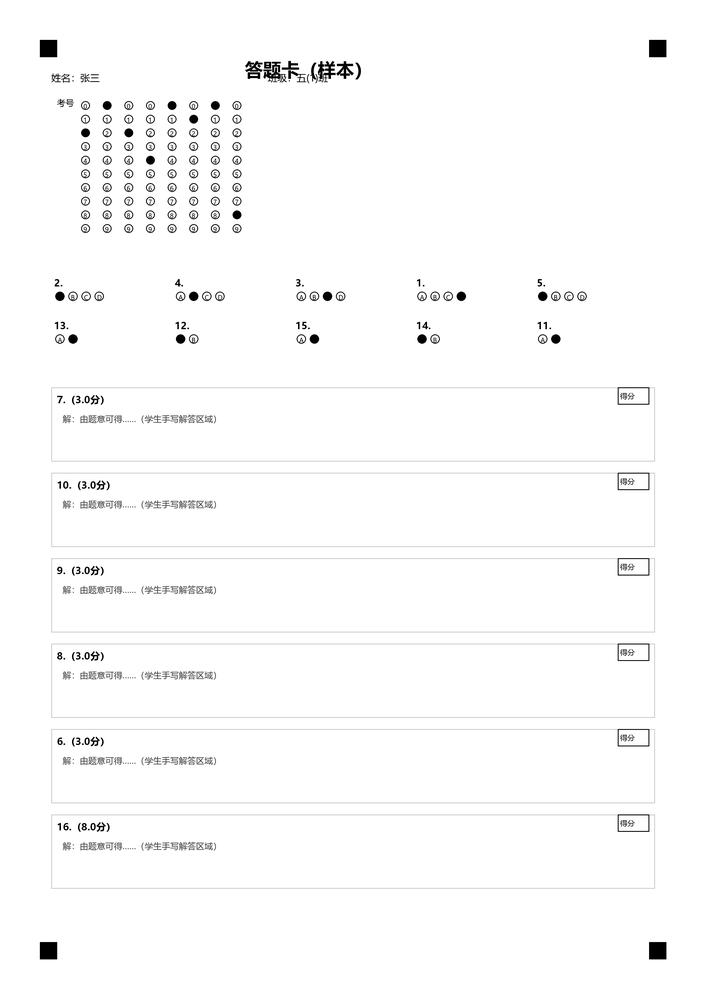
#> input picture ocr-service/samples/filled_sheet.png, 706 x 999 px, shrunk from 2480 x 3508 before the run
$ python -i blank.py   (imports and definitions only)
#> lines starting #> are read from the running program, lines starting #| are printed output that depends on the picture; after the words box and inside, x2 and y2 are one past the last pixel; in counts of white or black regions, pixels touching at a corner belong together
"""
填空题横线还原

试卷里的填空位是"印刷直线"，OCR 引擎检测不到对应的字形，通常会整条丢弃，
导致题干里的空彻底丢失（或只识别出零星符号）。

本模块用形态学把这些横线找出来，再按它在行内的**横坐标比例**
把「（　　）」插回对应文字行，从而还原成可读的填空形式。
"""
from __future__ import annotations

import logging

import cv2
import numpy as np

log = logging.getLogger("blank")

# 插入文本：左右括号（中间两个全角空格，便于人工填写）
BLANK_TEXT = "（　　）"


def get_ink(gray: np.ndarray) -> np.ndarray:
    """白底黑字 -> 墨迹掩膜（字为 255）"""
    blur = cv2.GaussianBlur(gray, (3, 3), 0)
    binary = cv2.adaptiveThreshold(
        blur, 255, cv2.ADAPTIVE_THRESH_GAUSSIAN_C, cv2.THRESH_BINARY_INV, 31, 15,
    )
    kernel = np.ones((2, 2), np.uint8)
    return cv2.morphologyEx(binary, cv2.MORPH_OPEN, kernel)


def detect_blank_lines(gray: np.ndarray, ink: np.ndarray | None = None) -> list[tuple[int, int, int, int]]:
    """
    检测填空横线，返回 [(x, y, w, h)]（图像原坐标）。

    判定依据：水平细长、内部墨迹密实、上下有留白（区别于表格线/下划线）。
    """
    h, w = gray.shape[:2]
    if ink is None:
        ink = get_ink(gray)

    min_len = max(40, int(w * 0.035))      # 太短的短线多半是笔画
    max_len = int(w * 0.55)                # 过长的多半是表格边框/分隔线
    max_thick = max(6, int(h * 0.004))     # 填空横线很薄

    # 横向开运算：只保留足够长的水平线段
    horiz = cv2.morphologyEx(
        ink, cv2.MORPH_OPEN,
        cv2.getStructuringElement(cv2.MORPH_RECT, (min_len, 1)),
    )
    contours, _ = cv2.findContours(horiz, cv2.RETR_EXTERNAL, cv2.CHAIN_APPROX_SIMPLE)

    out: list[tuple[int, int, int, int]] = []
    for c in contours:
        x, y, bw, bh = cv2.boundingRect(c)
        if bw < min_len or bw > max_len or bh > max_thick:
            continue
        roi = ink[y:y + bh, x:x + bw]
        if roi.size == 0:
            continue
        # 线本身应当是实心的
        if float(np.count_nonzero(roi)) / float(roi.size) < 0.6:
            continue
        # 上下要有留白：紧贴文字的下划线/表格线不算填空位
        pad = max(3, bh * 2)
        above = ink[max(0, y - pad):y, x:x + bw]
        below = ink[y + bh:y + bh + pad, x:x + bw]
        for nb in (above, below):
            if nb.size and float(np.count_nonzero(nb)) / float(nb.size) > 0.2:
                break
        else:
            out.append((x, y, bw, bh))

    out = _filter_grid_lines(out)
    if out:
        log.info("检测填空横线 %d 处", len(out))
    return out


def _filter_grid_lines(items: list[tuple[int, int, int, int]]) -> list[tuple[int, int, int, int]]:
    """
    剔除表格/装饰性的重复横线：同一列（x、宽度接近）出现 3 条以上
    且纵向间距均匀时，认定为表格线而非填空位。
    """
    groups: list[list[tuple[int, int, int, int]]] = []
    for it in items:
        x, y, w, h = it
        placed = False
        for g in groups:
            if abs(g[0][0] - x) <= 20 and abs(g[0][2] - w) <= max(20, 0.15 * w):
                g.append(it)
                placed = True
                break
        if not placed:
            groups.append([it])

    kept: list[tuple[int, int, int, int]] = []
    dropped = 0
    for raw in groups:
        g = sorted(raw, key=lambda t: t[1])
        if len(g) >= 3:
            # 用相邻间距的"中位数"找规则重复线，避免少量噪声线影响整体判定
            gaps = [g[i + 1][1] - g[i][1] for i in range(len(g) - 1)]
            med = sorted(gaps)[len(gaps) // 2]
            regular = set()
            for i, gp in enumerate(gaps):
                if abs(gp - med) <= max(20, 0.3 * med):
                    regular.add(i)
                    regular.add(i + 1)
            if len(regular) >= 3:
                for i, t in enumerate(g):
                    if i not in regular:
                        kept.append(t)
                    else:
                        dropped += 1
                continue
        kept.extend(g)
    if dropped:
        log.info("过滤表格/重复横线 %d 条", dropped)
    return kept


def _insert_one(text: str, pos: int) -> str:
    pos = max(0, min(len(text), pos))
    return text[:pos] + BLANK_TEXT + text[pos:]


# [44 lines left out: function insert_blanks, not called in this run]

>>> import cv2
>>> picture = cv2.imread('samples/filled_sheet.png', cv2.IMREAD_GRAYSCALE)
#> picture is the input picture: shape (999, 706); min 0, max 255, mean 250.9
>>> result = detect_blank_lines(picture)
#> in get_ink, `binary = cv2.adaptiveThreshold( blur, 255, cv2.ADAPTIVE_THRESH_GAUSSIA..`:
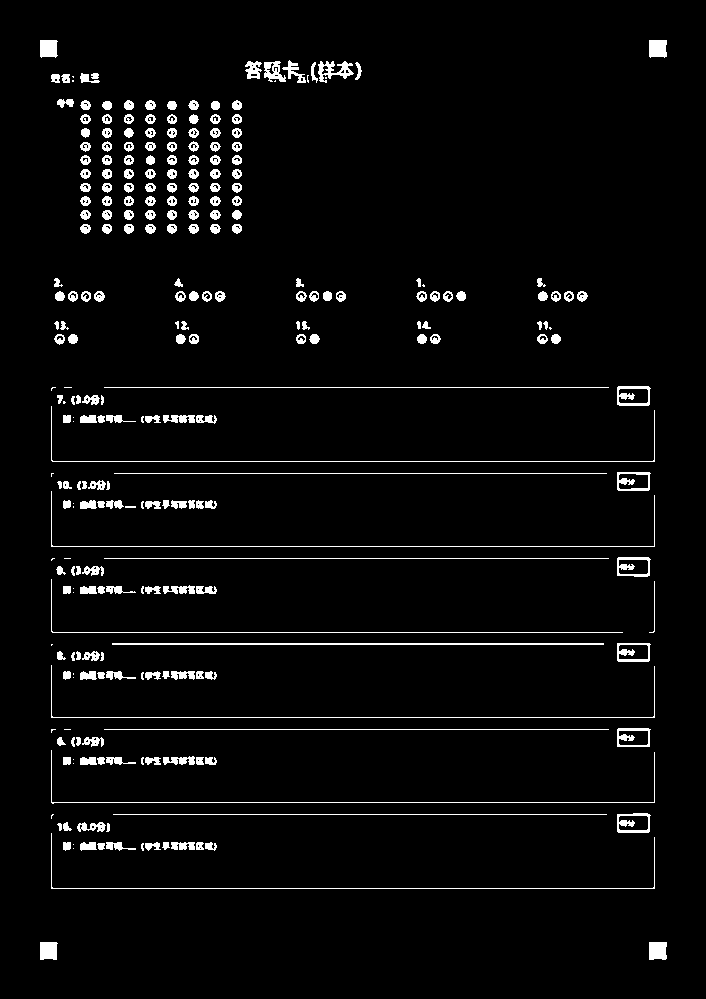
#> binary: shape (999, 706); 3.8% white; 273 white regions (35 under 20 px), largest, box (x1, y1, x2, y2) and area: (112, 643, 604, 645) 984, (51, 833, 655, 889) 712, (51, 406, 655, 462) 711
#> in get_ink, `return cv2.morphologyEx(binary, cv2.MORPH_OPEN, kernel)`:
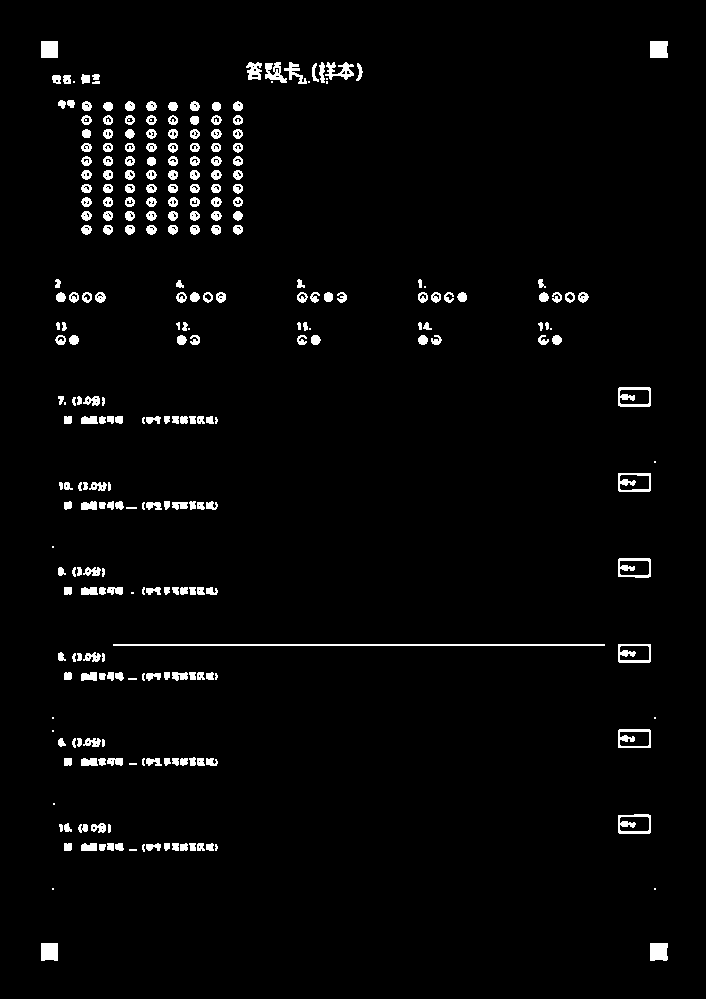
#> returned value: shape (999, 706); 2.8% white; 281 white regions (31 under 20 px), largest, box (x1, y1, x2, y2) and area: (113, 644, 605, 646) 984, (618, 387, 651, 407) 324, (618, 814, 651, 834) 312
#> in detect_blank_lines, `horiz = cv2.morphologyEx( ink, cv2.MORPH_OPEN, cv2.getStructuringEleme..`:
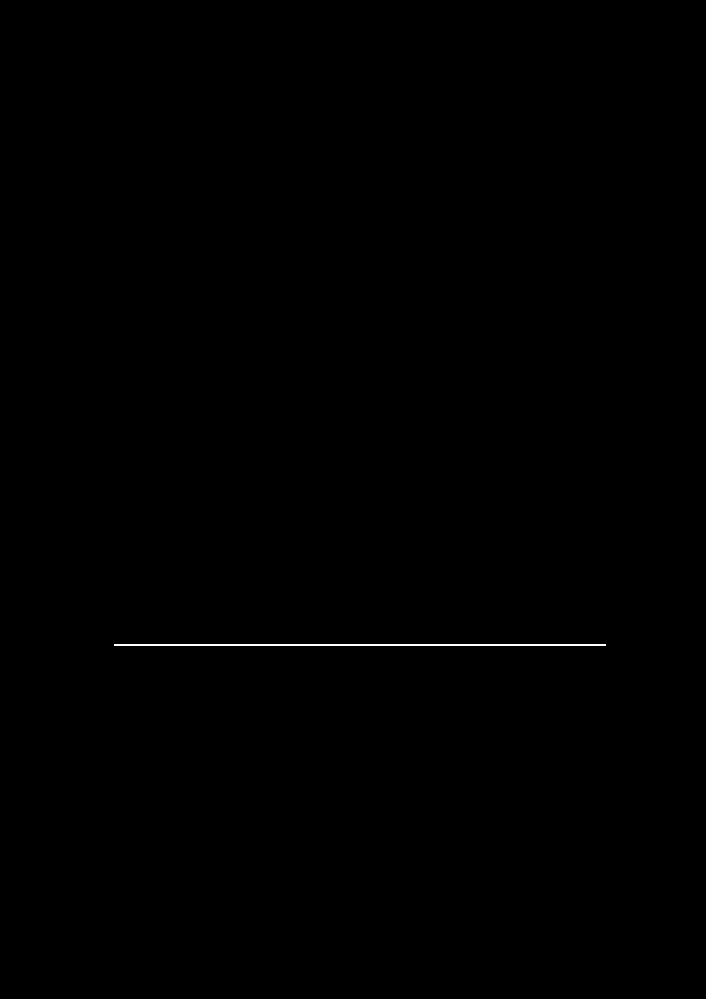
#> horiz: shape (999, 706); 0.14% white in thin lines or dots, all inside (x1, y1, x2, y2) = (114, 644, 606, 646)
#> in detect_blank_lines, `contours, _ = cv2.findContours(horiz, cv2.RETR_EXTERNAL, cv2.CHAIN_APP..`: contours = [[[114, 644], [114, 645], [605, 645], [605, 644]]]
#> the loop in detect_blank_lines, `for c in contours:` made 1 pass
#> (c, x, y, bw, bh) on pass 1: ([[114, 644], [114, 645], [605, 645], [605, 644]], 114, 644, 492, 2)
#> after the loop in detect_blank_lines, `for c in contours:`: out = []
#> after the loop in _filter_grid_lines, `for raw in groups:`: dropped = 0; kept = []
#> result = []

$ run again, on ocr-service/samples/test_paper.png
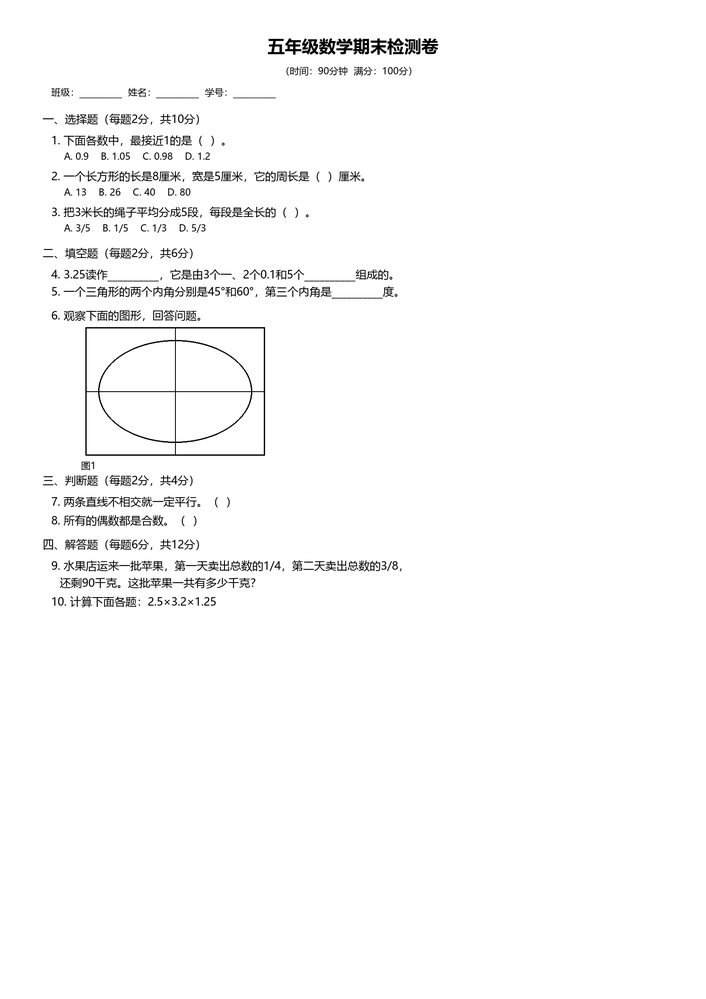
#> input picture ocr-service/samples/test_paper.png, 706 x 999 px, shrunk from 1654 x 2339 before the run
#> picture is the input picture: shape (999, 706); min 0, max 255, mean 250.2
#> in get_ink, `binary = cv2.adaptiveThreshold( blur, 255, cv2.ADAPTIVE_THRESH_GAUSSIA..`:
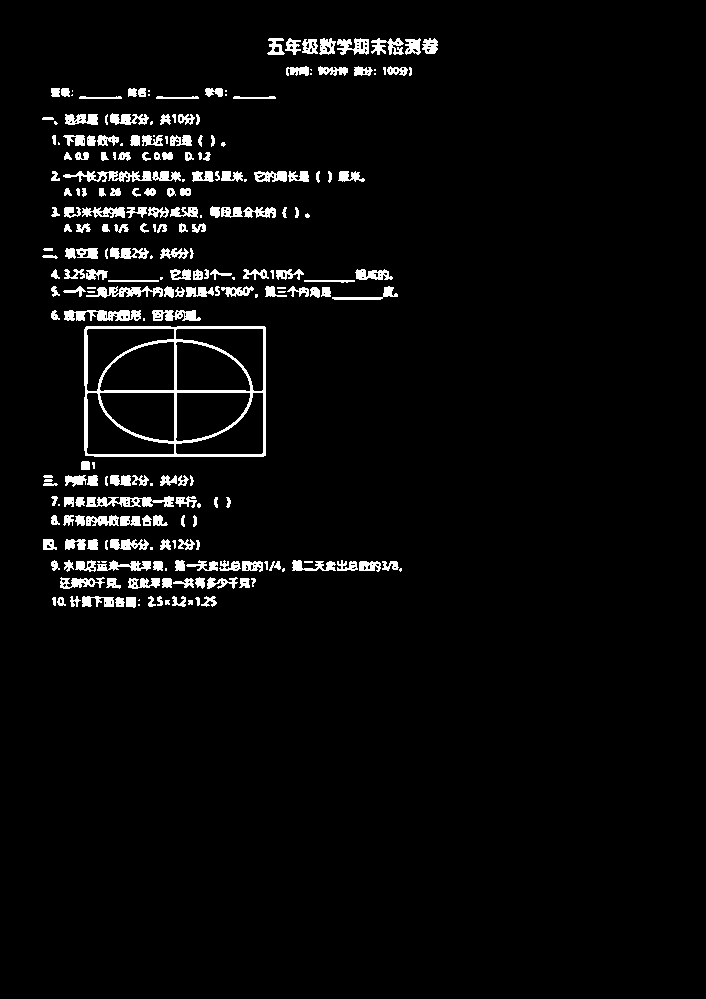
#> binary: shape (999, 706); 3.9% white; 245 white regions (44 under 20 px), largest, box (x1, y1, x2, y2) and area: (84, 326, 266, 457) 3898, (64, 310, 141, 321) 605, (86, 496, 174, 507) 580
#> in detect_blank_lines, `horiz = cv2.morphologyEx( ink, cv2.MORPH_OPEN, cv2.getStructuringEleme..`:
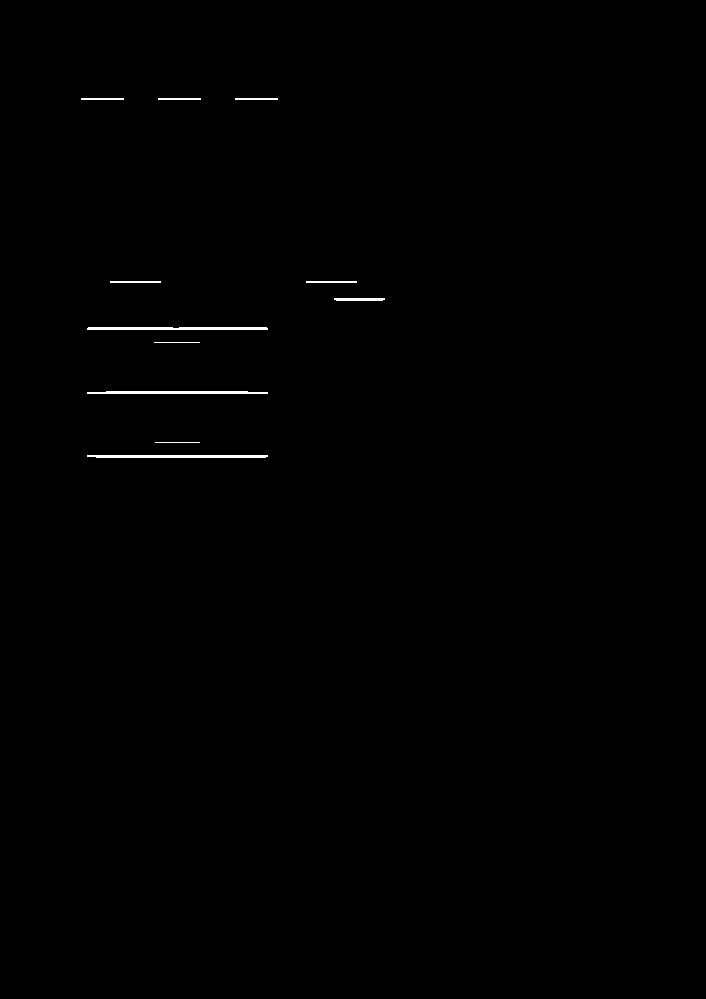
#> horiz: shape (999, 706); 0.32% white; 11 white regions
#> contours = 11 contours, 2 with area under 20; largest, box (x1, y1, x2, y2) and area: (87, 327, 268, 330) 353, (87, 455, 268, 458) 350, (87, 391, 268, 394) 322, (334, 298, 385, 301) 97, (306, 281, 357, 283) 50
#> the loop in detect_blank_lines, `for c in contours:` made 11 passes
#> (c, x, y, bw, bh, pad) on passes 2, 4, 7, 8, 9, 10: ([[155, 442], [199, 442]], 155, 442, 45, 1, 3), ([[154, 342], [199, 342]], 154, 342, 46, 1, 3), ([[306, 281], [306, 282], [356, 282], [356, 281]], 306, 281, 51, 2, 4), ([[110, 281], [110, 282], [160, 282], [160, 281]], 110, 281, 51, 2, 4), ([[235, 98], [235, 99], [277, 99], [277, 98]], 235, 98, 43, 2, 4), ([[158, 98], [158, 99], [200, 99], [200, 98]], 158, 98, 43, 2, 4)
#> after the loop in detect_blank_lines, `for c in contours:`: out = [(87, 455, 181, 3), (87, 391, 181, 3), (87, 327, 181, 3), (334, 298, 51, 3), (306, 281, 51, 2), (110, 281, 51, 2), (235, 98, 43, 2), (158, 98, 43, 2), (81, 98, 43, 2)]
#> the loop in _filter_grid_lines, `for it in items:` made 9 passes
#> after the loop in _filter_grid_lines, `for it in items:`: g = [(158, 98, 43, 2)]; groups = [[(87, 455, 181, 3), (87, 391, 181, 3), (87, 327, 181, 3)], [(334, 298, 51, 3)], [(306, 281, 51, 2)], [(110, 281, 51, 2)], [(235, 98, 43, 2)], [(158, 98, 43, 2)], [(81, 98, 43, 2)]]
#> the loop in _filter_grid_lines, `for raw in groups:` made 7 passes
#> (raw, g, gaps, med) on pass 1: ([(87, 455, 181, 3), (87, 391, 181, 3), (87, 327, 181, 3)], [(87, 327, 181, 3), (87, 391, 181, 3), (87, 455, 181, 3)], [64, 64], 64)
#> after the loop in _filter_grid_lines, `for raw in groups:`: dropped = 3; kept = [(334, 298, 51, 3), (306, 281, 51, 2), (110, 281, 51, 2), (235, 98, 43, 2), (158, 98, 43, 2), (81, 98, 43, 2)]
#> in detect_blank_lines, `out = _filter_grid_lines(out)`: out has the same summary as kept in _filter_grid_lines
#> result has the same summary as kept in _filter_grid_lines
